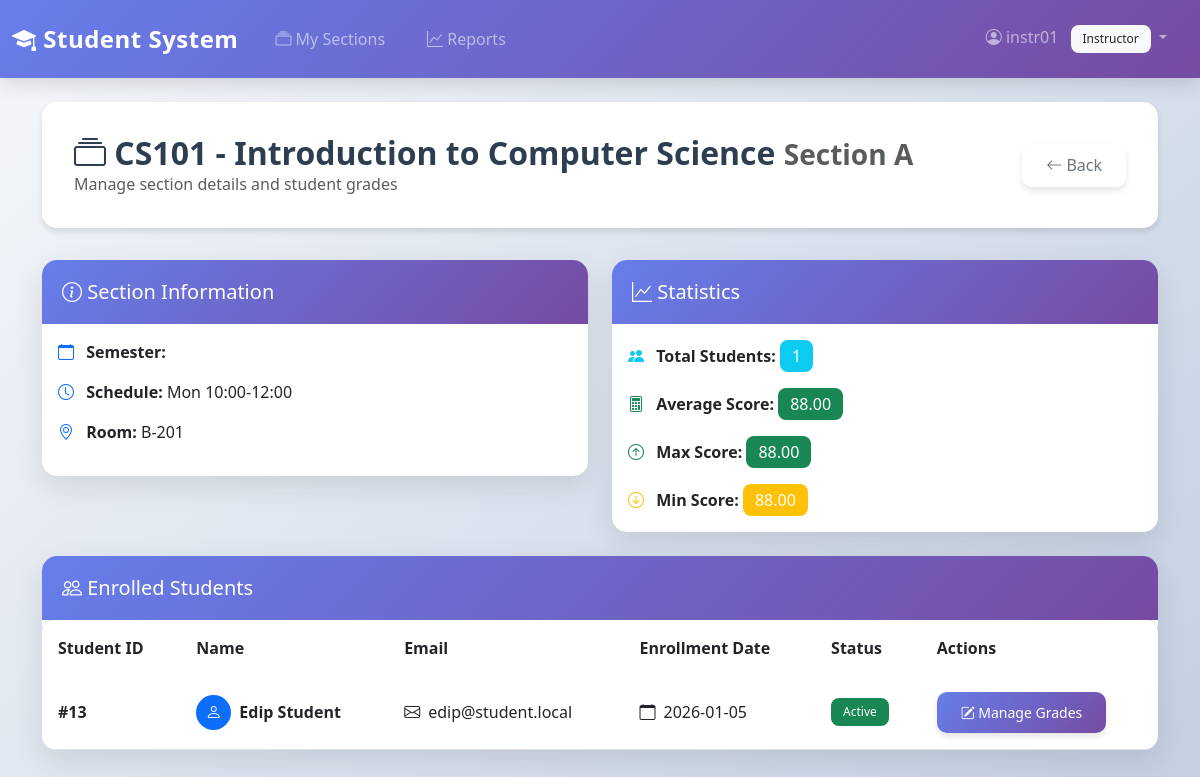
/instructor/sections/11 (signed in), run on the app's committed database.
### models/user.py (models this page shows, shortened)
class User(UserMixin, db.Model):
    __tablename__ = 'users'
    user_id = db.Column(db.Integer, primary_key=True)
    username = db.Column(db.String(50), unique=True, nullable=False, index=True)
    password_hash = db.Column(db.String(255), nullable=False)
    role = db.Column(db.String(20), nullable=False, index=True)  # Admin, Instructor, Student
    created_at = db.Column(db.DateTime, server_default=db.func.now())

### models/course.py (models this page shows, shortened)
class Course(db.Model):
    __tablename__ = 'courses'
    course_id = db.Column(db.Integer, primary_key=True)
    course_code = db.Column(db.String(20), unique=True, nullable=False)
    course_name = db.Column(db.String(100), nullable=False)
    description = db.Column(db.Text, nullable=True)
    credits = db.Column(db.Integer, nullable=False)
    department = db.Column(db.String(100), nullable=True)  # String, not foreign key in SQL
    sections = db.relationship('ClassSection', backref='course', lazy='dynamic', cascade='all, delete-orphan')

### models/class_section.py (models this page shows, shortened)
class ClassSection(db.Model):
    __tablename__ = 'sections'
    section_id = db.Column(db.Integer, primary_key=True)
    course_id = db.Column(db.Integer, db.ForeignKey('courses.course_id', ondelete='CASCADE'), nullable=False)
    semester_id = db.Column(db.Integer, db.ForeignKey('semesters.semester_id', ondelete='RESTRICT'), nullable=False)
    instructor_id = db.Column(db.Integer, db.ForeignKey('instructors.instructor_id', ondelete='SET NULL'), nullable=True)
    section_number = db.Column(db.String(10), nullable=False)  # SQL'de section_number
    capacity = db.Column(db.Integer, nullable=True)
    schedule = db.Column(db.String(100), nullable=True)  # SQL'de schedule
    room = db.Column(db.String(50), nullable=True)
    enrollments = db.relationship('Enrollment', backref='section', lazy='dynamic', cascade='all, delete-orphan')

### models/enrollment.py (models this page shows, shortened)
class Enrollment(db.Model):
    __tablename__ = 'enrollments'
    enrollment_id = db.Column(db.Integer, primary_key=True)
    student_id = db.Column(db.Integer, db.ForeignKey('students.student_id', ondelete='CASCADE'), nullable=False)
    section_id = db.Column(db.Integer, db.ForeignKey('sections.section_id', ondelete='CASCADE'), nullable=False)
    enrollment_date = db.Column(db.Date, server_default=db.func.current_date(), nullable=False)
    status = db.Column(db.String(20), default='Active', nullable=True)
    grades = db.relationship('Grade', backref='enrollment', lazy='dynamic', cascade='all, delete-orphan')
    attendance_records = db.relationship('Attendance', backref='enrollment', lazy='dynamic', cascade='all, delete-orphan')
    __table_args__ = (db.UniqueConstraint('student_id', 'section_id', name='unique_student_section'),)
    @property
    def enroll_date(self):
        return self.enrollment_date

### models/student.py (models this page shows, shortened)
class Student(db.Model):
    __tablename__ = 'students'
    student_id = db.Column(db.Integer, primary_key=True)
    user_id = db.Column(db.Integer, db.ForeignKey('users.user_id', ondelete='CASCADE'), unique=True, nullable=False)
    first_name = db.Column(db.String(50), nullable=False)
    last_name = db.Column(db.String(50), nullable=False)
    email = db.Column(db.String(100), unique=True, nullable=False)
    phone = db.Column(db.String(20), nullable=True)
    date_of_birth = db.Column(db.Date, nullable=True)
    enrollment_date = db.Column(db.Date, nullable=True)
    enrollments = db.relationship('Enrollment', backref='student', lazy='dynamic', cascade='all, delete-orphan')
    @property
    def student_name(self):
        return f"{self.first_name} {self.last_name}".strip()
    @property
    def full_name(self):
        return self.student_name

### controllers/instructor.py (the view, shortened to what this page needs)
@instructor_bp.route('/sections/<int:section_id>')
@instructor_required
def view_section(section_id):
    from models import Instructor, User
    from database import db
    instructor = None
    if current_user.user_id:
        instructor = db.session.query(Instructor).filter_by(user_id=current_user.user_id).first()
    if not instructor:
        user = db.session.query(User).filter_by(username=current_user.username).first()
        if user and user.user_id:
            instructor = db.session.query(Instructor).filter_by(user_id=user.user_id).first()
    if not instructor:
        flash('Instructor profile not found', 'danger')
        return redirect(url_for('auth.logout'))
    from repositories import SectionRepository
    section = SectionRepository.get_by_id(section_id)
    if not section or section.instructor_id != instructor.instructor_id:
        flash('Section not found or access denied', 'danger')
        return redirect(url_for('instructor.dashboard'))
    page = request.args.get('page', 1, type=int)
    pagination = InstructorService.get_section_enrollments(section_id, page, 50)
    stats = InstructorService.get_section_statistics(section_id)
    return render_template('instructor/section.html', section=section, enrollments=pagination.items, pagination=pagination, stats=stats)

### templates/instructor/section.html (shortened to what this page needs)
{% extends "base.html" %}
{% block content %}
<div class="page-header">
    <div class="d-flex justify-content-between align-items-center">
        <div>
            <h2>
                <i class="bi bi-collection"></i> {{ section.course.course_code }} - {{ section.course.course_name }}
                <small class="text-muted">Section {{ section.section_number }}</small>
            </h2>
            <p class="text-muted mb-0">Manage section details and student grades</p>
        </div>
        <a href="{{ url_for('instructor.dashboard') }}" class="btn btn-outline-secondary">
            <i class="bi bi-arrow-left"></i> Back
        </a>
    </div>
</div>
<div class="row g-4 mb-4">
    <div class="col-md-6">
        <div class="card">
            <div class="card-header text-white">
                <h5 class="mb-0"><i class="bi bi-info-circle"></i> Section Information</h5>
            </div>
            <div class="card-body">
                <div class="mb-3">
                    <i class="bi bi-calendar text-primary me-2"></i>
                    <strong>Semester:</strong> {{ section.semester.display_name }}
                </div>
                <div class="mb-3">
                    <i class="bi bi-clock text-primary me-2"></i>
                    <strong>Schedule:</strong> {{ section.schedule or 'Not set' }}
                </div>
                <div class="mb-3">
                    <i class="bi bi-geo-alt text-primary me-2"></i>
                    <strong>Room:</strong> {{ section.room or 'Not set' }}
                </div>
            </div>
        </div>
    </div>
    <div class="col-md-6">
        <div class="card">
            <div class="card-header text-white bg-info">
                <h5 class="mb-0"><i class="bi bi-graph-up"></i> Statistics</h5>
            </div>
            <div class="card-body">
                <div class="mb-3">
                    <i class="bi bi-people-fill text-info me-2"></i>
                    <strong>Total Students:</strong>
                    <span class="badge bg-info fs-6">{{ stats.total_students }}</span>
                </div>
                <div class="mb-3">
                    <i class="bi bi-calculator text-success me-2"></i>
                    <strong>Average Score:</strong>
                    <span class="badge bg-success fs-6">{{ "%.2f"|format(stats.avg_score) if stats.avg_score else 'N/A' }}</span>
                </div>
                <div class="mb-3">
                    <i class="bi bi-arrow-up-circle text-success me-2"></i>
                    <strong>Max Score:</strong>
                    <span class="badge bg-success fs-6">{{ "%.2f"|format(stats.max_score) if stats.max_score else 'N/A' }}</span>
                </div>
                <div>
                    <i class="bi bi-arrow-down-circle text-warning me-2"></i>
                    <strong>Min Score:</strong>
                    <span class="badge bg-warning fs-6">{{ "%.2f"|format(stats.min_score) if stats.min_score else 'N/A' }}</span>
                </div>
            </div>
        </div>
    </div>
</div>
<div class="card">
    <div class="card-header text-white">
        <h5 class="mb-0"><i class="bi bi-people"></i> Enrolled Students</h5>
    </div>
    <div class="card-body p-0">
        <div class="table-responsive">
            <table class="table table-hover mb-0">
                <thead>
                    <tr>
                        <th>Student ID</th>
                        <th>Name</th>
                        <th>Email</th>
                        <th>Enrollment Date</th>
                        <th>Status</th>
                        <th>Actions</th>
                    </tr>
                </thead>
                <tbody>
                    {% for enrollment in enrollments %}
                    <tr>
                        <td><strong>#{{ enrollment.student.student_id }}</strong></td>
                        <td>
                            <div class="d-flex align-items-center">
                                <div class="bg-primary text-white rounded-circle d-flex align-items-center justify-content-center me-2" style="width: 35px; height: 35px;">
                                    <i class="bi bi-person"></i>
                                </div>
                                <div>
                                    <strong>{{ enrollment.student.full_name }}</strong>
                                </div>
                            </div>
                        </td>
                        <td><i class="bi bi-envelope me-2"></i>{{ enrollment.student.email }}</td>
                        <td><i class="bi bi-calendar me-2"></i>{{ enrollment.enroll_date }}</td>
                        <td>
                            <span class="badge bg-success">
                                Active
                            </span>
                        </td>
                        <td>
                            <a href="{{ url_for('instructor.manage_grades', enrollment_id=enrollment.enrollment_id) }}" class="btn btn-sm btn-primary">
                                <i class="bi bi-pencil-square"></i> Manage Grades
                            </a>
                        </td>
                    </tr>
                    {% endfor %}
                </tbody>
            </table>
        </div>
    </div>
</div>
{% endblock %}

### templates/base.html (shortened to what this page needs)
<!DOCTYPE html>
<html lang="en">
<head>
    <link href="https://cdn.jsdelivr.net/npm/bootstrap@5.3.0/dist/css/bootstrap.min.css" rel="stylesheet">
    <link href="https://cdn.jsdelivr.net/npm/bootstrap-icons@1.11.0/font/bootstrap-icons.css" rel="stylesheet">
</head>
<body>
    <nav class="navbar navbar-expand-lg navbar-dark">
        <div class="container-fluid">
            <a class="navbar-brand" href="{{ url_for('index') }}">
                <i class="bi bi-mortarboard-fill"></i> Student System
            </a>
            <div class="collapse navbar-collapse" id="navbarNav">
                <ul class="navbar-nav me-auto">
                    {% if current_user.is_authenticated %}
                        {% if current_user.role == 'Admin' %}
                            <li class="nav-item">
                                <a class="nav-link" href="{{ url_for('admin.dashboard') }}">
                                    <i class="bi bi-speedometer2"></i> Dashboard
                                </a>
                            </li>
                            <li class="nav-item">
                                <a class="nav-link" href="{{ url_for('admin.students') }}">
                                    <i class="bi bi-people"></i> Students
                                </a>
                            </li>
                            <li class="nav-item">
                                <a class="nav-link" href="{{ url_for('admin.instructors') }}">
                                    <i class="bi bi-person-badge"></i> Instructors
                                </a>
                            </li>
                            <li class="nav-item">
                                <a class="nav-link" href="{{ url_for('admin.courses') }}">
                                    <i class="bi bi-book"></i> Courses
                                </a>
                            </li>
                            <li class="nav-item">
                                <a class="nav-link" href="{{ url_for('reports.course_performance') }}">
                                    <i class="bi bi-graph-up"></i> Reports
                                </a>
                            </li>
                        {% elif current_user.role == 'Instructor' %}
                            <li class="nav-item">
                                <a class="nav-link" href="{{ url_for('instructor.dashboard') }}">
                                    <i class="bi bi-collection"></i> My Sections
                                </a>
                            </li>
                            <li class="nav-item">
                                <a class="nav-link" href="{{ url_for('reports.course_performance') }}">
                                    <i class="bi bi-graph-up"></i> Reports
                                </a>
                            </li>
                        {% endif %}
                    {% endif %}
                </ul>
                <ul class="navbar-nav">
                    {% if current_user.is_authenticated %}
                        <li class="nav-item dropdown">
                            <a class="nav-link dropdown-toggle" href="#" id="navbarDropdown" role="button" data-bs-toggle="dropdown">
                                <i class="bi bi-person-circle"></i> {{ current_user.username }}
                                <span class="badge bg-light text-dark ms-2">{{ current_user.role }}</span>
                            </a>
                        </li>
                    {% endif %}
                </ul>
            </div>
        </div>
    </nav>
    <div class="container mt-4 mb-5">
        {% block content %}{% endblock %}
    </div>
</body>
</html>

### data on the page
User: username "instr01", role "Instructor"
Course: course.course_code "CS101", course.course_name "Introduction to Computer Science"
ClassSection: section_number "A", schedule "Mon 10:00-12:00", room "B-201"
Enrollment: student.student_id "13", student.full_name "Edip Student", student.email "edip@student.local", enroll_date "2026-01-05"

### other printed values
{{ stats.total_students }} "1"
{{ "%.2f"|format(stats.avg_score) if stats.avg_score else 'N/A' }} "88.00"
{{ "%.2f"|format(stats.max_score) if stats.max_score else 'N/A' }} "88.00"
{{ "%.2f"|format(stats.min_score) if stats.min_score else 'N/A' }} "88.00"
